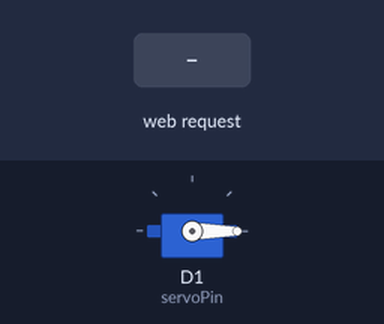
A sketch run on a simulated ESP8266 (NodeMCU). Parts: servo. The inputs (shaded band) are chosen by the test bench. What the sketch prints to the serial monitor is not drawn.

Above: at 1.2 s.
1.3 s: HTTP request GET /setAngle?value=120 received
At 2.3 s:
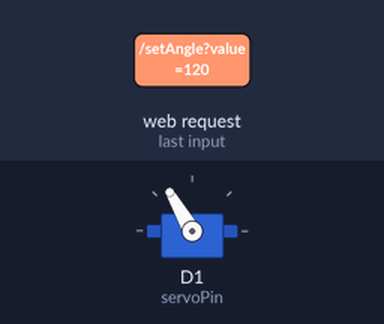
3.4 s: HTTP request GET /setAngle?value=0 received
At 3.55 s:
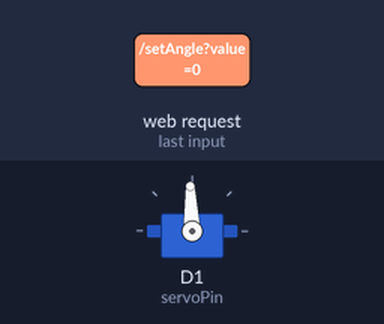
Timing chart, 0 to 6.4 s (numbered marks = the images above; inputs shaded):
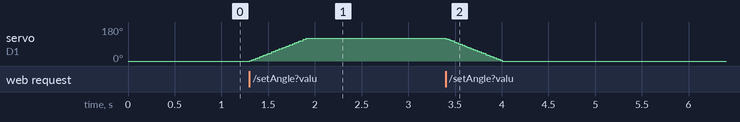

Measured:
- after the input at 1.3 s, servo on D1 (servoPin): moves from 0° to 120° over 0.60 s, starting at once
- after the input at 3.4 s, servo on D1 (servoPin): moves from 120° to 0° over 0.60 s, starting at once

The sketch:

RoboClaw.ino
```cpp
#include <ESP8266WiFi.h>
#include <ESP8266WebServer.h>
#include <Servo.h>

// Network credentials - Replace with your desired values
const char* ssid = "RoboClaw_AP";
const char* password = "12345678";

// Pin definitions
const int servoPin = D1;  // GPIO5

// IMPORTANT: Voltage considerations
// Currently configured for 3.3V testing from NodeMCU
// TODO: When switching to 5V external power:
// 1. Connect external 5V to servo power
// 2. Connect grounds together
// 3. Keep signal wire connected to NodeMCU D1

// Server instance
ESP8266WebServer server(80);

// Servo configuration
Servo clawServo;
int currentAngle = 0;  // Tracks current servo position
int targetAngle = 0;   // Target angle from web interface

// Servo movement parameters
const int updateInterval = 10;    // Milliseconds between position updates
const int smoothStep = 2;         // Degrees to move per step for smooth motion
const int deadzone = 0;           // ±2 degrees deadzone to reduce noise
unsigned long lastUpdate = 0;     // Timestamp of last position update

// HTML for the web interface
const char webPage[] PROGMEM = R"=====(
<!DOCTYPE html>
<html>
<head>
    <title>Robot Arm Control</title>
    <meta name="viewport" content="width=device-width, initial-scale=1">
    <style>
        body { font-family: Arial; text-align: center; margin: 0px auto; padding: 20px; }
        .slider-container { margin: 20px; }
        .slider { width: 80%; max-width: 400px; }
        #desiredPosition { font-size: 18px; margin: 10px; }
        #angleDisplay { font-size: 24px; margin: 20px; display: flex; justify-content: space-between; }
        #barContainer {
            width: 80%;
            max-width: 400px;
            height: 20px;
            background: linear-gradient(to right, red, green);
            position: relative;
            margin: 20px auto;
            border: 1px solid black;
        }
        #indicator {
            width: 7px;
            height: 30px;
            background: black;
            position:   absolute;
            top: 0;
            transform: translateX(0%);
            transform: translateY(-16.6%);
        }
    </style>
</head>
<body>
    <h1>Robot Arm Control</h1>
    <div id="desiredPosition">Desired Position: 0&deg;</div>
    <div class="slider-container">
        <input type="range" min="0" max="180" value="0" class="slider" id="servoSlider">
    </div>
    <div id="angleDisplay">
        <span>Closing Claw</span>
        <span id="currentPosition">Current Position: 0&deg;</span>
        <span>Opening Claw</span>
    </div>
    <div id="barContainer">
        <div id="indicator" style="left: 0%;"></div>
    </div>
    <script>
        var slider = document.getElementById("servoSlider");
        var desiredPosition = document.getElementById("desiredPosition");
        var currentPosition = document.getElementById("currentPosition");
        var indicator = document.getElementById("indicator");

        slider.oninput = function() {
            desiredPosition.innerHTML = `Desired Position: ${this.value}&deg;`;
            fetch('/setAngle?value=' + this.value);
        };

        // Update current position and indicator every 100ms
        setInterval(function() {
            fetch('/getCurrentAngle')
                .then(response => response.text())
                .then(angle => {
                    currentPosition.innerHTML = `Current Position: ${angle}&deg;`;
                    let positionPercent = (angle / 180) * 100;
                    indicator.style.left = `${positionPercent}%`;
                });
        }, 100);
    </script>
</body>
</html>
)=====";

void setup() {
    Serial.begin(115200);

    // Initialize servo
    clawServo.attach(servoPin);

    // Set servo to initial position
    clawServo.write(currentAngle);

    // Configure Access Point
    WiFi.softAP(ssid, password);
    Serial.println("Access Point Started");
    Serial.print("IP Address: ");
    Serial.println(WiFi.softAPIP());

    // Set up web server routes
    server.on("/", handleRoot);
    server.on("/setAngle", handleSetAngle);
    server.on("/getCurrentAngle", handleGetAngle);

    // Start server
    server.begin();
    Serial.println("HTTP server started");
}

void loop() {
    server.handleClient();
    updateServoPosition();
}

// Serve the web interface
void handleRoot() {
    server.send(200, "text/html", webPage);
}

// Handle angle updates from the slider
void handleSetAngle() {
    if (server.hasArg("value")) {
        targetAngle = server.arg("value").toInt();
        targetAngle = constrain(targetAngle, 0, 180);
        server.send(200, "text/plain", "OK");
    }
}

// Return current servo angle
void handleGetAngle() {
    server.send(200, "text/plain", String(currentAngle));
}

// Smooth servo movement implementation
void updateServoPosition() {
    if (millis() - lastUpdate >= updateInterval) {
        if (abs(currentAngle - targetAngle) > deadzone) {
            // Move towards target angle smoothly
            if (currentAngle < targetAngle) {
                currentAngle += min(smoothStep, targetAngle - currentAngle);
            } else {
                currentAngle -= min(smoothStep, currentAngle - targetAngle);
            }
            clawServo.write(currentAngle);
        }
        lastUpdate = millis();
    }
}
```
